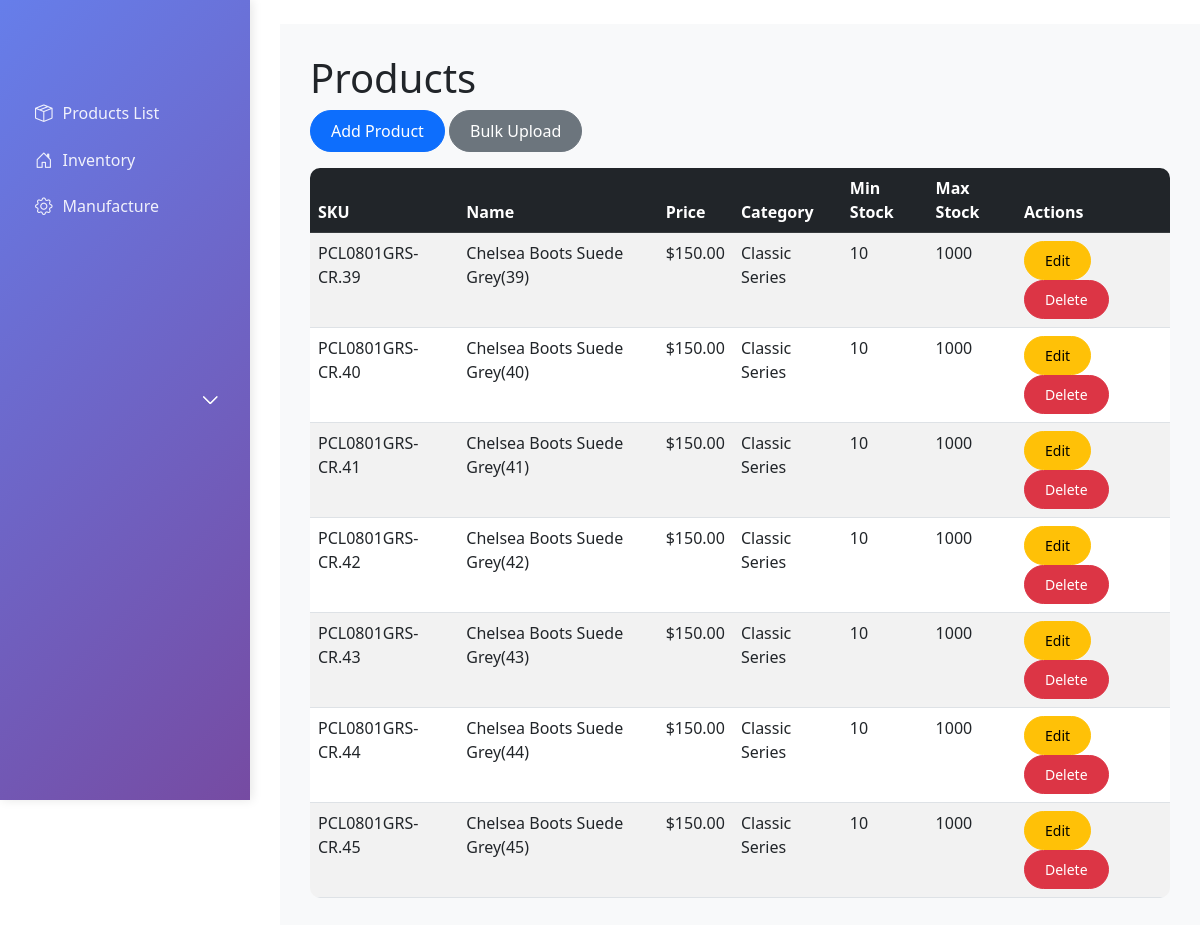
Screenshot of /products/ with the database file from the repository.
### product/models.py (models this page shows, shortened)
class Product(models.Model):
    sku = models.CharField(max_length=100, primary_key=True)
    name = models.CharField(max_length=200)
    description = models.TextField(blank=True)
    price = models.DecimalField(max_digits=10, decimal_places=2)
    category = models.CharField(max_length=100)
    size = models.CharField(max_length=50, blank=True)
    colour = models.CharField(max_length=50, blank=True)
    release_date = models.DateField()
    minimum_stock = models.PositiveIntegerField(default=10)
    maximum_stock = models.PositiveIntegerField(default=1000)

### product/views.py (the view)
# urls.py: path('products/', views.product_list, name='product_list'),
def product_list(request):
    products = Product.objects.all()
    return render(request, 'product/product_list.html', {'products': products})

### product/templates/product/product_list.html (shortened to what this page needs)
{% extends 'base.html' %}
{% block content %}
<h1>Products</h1>
<div class="mb-3">
    <a href="{% url 'product_create' %}" class="btn btn-primary">Add Product</a>
    <a href="{% url 'product_bulk_create' %}" class="btn btn-secondary">Bulk Upload</a>
</div>
<div class="table-responsive">
    <table class="table table-striped table-hover">
        <thead class="table-dark">
            <tr>
                <th>SKU</th>
                <th>Name</th>
                <th>Price</th>
                <th>Category</th>
                <th>Min Stock</th>
                <th>Max Stock</th>
                <th>Actions</th>
            </tr>
        </thead>
        <tbody>
            {% for product in products %}
            <tr>
                <td>{{ product.sku }}</td>
                <td>{{ product.name }}</td>
                <td>${{ product.price }}</td>
                <td>{{ product.category }}</td>
                <td>{{ product.minimum_stock }}</td>
                <td>{{ product.maximum_stock }}</td>
                <td>
                    <a href="{% url 'product_update' product.pk %}" class="btn btn-sm btn-warning">Edit</a>
                    <a href="{% url 'product_delete' product.pk %}" class="btn btn-sm btn-danger">Delete</a>
                </td>
            </tr>
            {% endfor %}
        </tbody>
    </table>
</div>
{% endblock %}

### erp_project/templates/base.html (style rules this page uses)
.btn { border-radius: 25px; padding: 8px 20px; font-weight: 500; }
.table { border-radius: 10px; overflow: hidden; }

### rows the page displays
Product: sku "PCL0801GRS-CR.39", name "Chelsea Boots Suede Grey(39)", price "150.00", category "Classic Series", minimum_stock "10", maximum_stock "1000"
Product: sku "PCL0801GRS-CR.40", name "Chelsea Boots Suede Grey(40)", price "150.00", category "Classic Series", minimum_stock "10", maximum_stock "1000"
Product: sku "PCL0801GRS-CR.41", name "Chelsea Boots Suede Grey(41)", price "150.00", category "Classic Series", minimum_stock "10", maximum_stock "1000"
Product: sku "PCL0801GRS-CR.42", name "Chelsea Boots Suede Grey(42)", price "150.00", category "Classic Series", minimum_stock "10", maximum_stock "1000"
Product: sku "PCL0801GRS-CR.43", name "Chelsea Boots Suede Grey(43)", price "150.00", category "Classic Series", minimum_stock "10", maximum_stock "1000"
Product: sku "PCL0801GRS-CR.44", name "Chelsea Boots Suede Grey(44)", price "150.00", category "Classic Series", minimum_stock "10", maximum_stock "1000"
Product: sku "PCL0801GRS-CR.45", name "Chelsea Boots Suede Grey(45)", price "150.00", category "Classic Series", minimum_stock "10", maximum_stock "1000"
